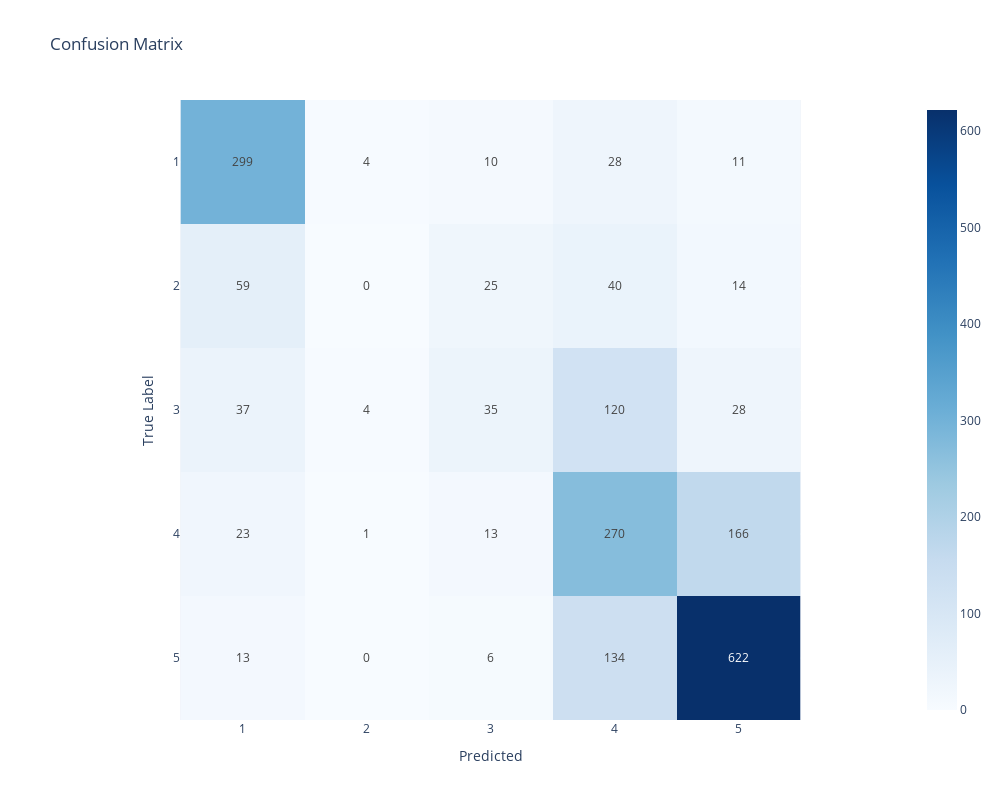

This figure's notebook cell:
### Markdown cell above
The report is composed of a classification report with several index that provide information about the model's performances and a confusion matrix :

### Code cell
baseline_model.class_report(class_labels)

### Figure 1 — Plotly figure (JSON) as saved in the notebook; plotly's stock layout.template omitted (floating-point values rounded to 4 significant figures)
{"data": [{"coloraxis": "coloraxis", "hovertemplate": "Predicted: %{x}<br>True Label: %{y}<br>color: %{z}<extra></extra>", "name": "0", "texttemplate": "%{z}", "type": "heatmap", "x": ["1", "2", "3", "4", "5"], "xaxis": "x", "y": ["1", "2", "3", "4", "5"], "yaxis": "y", "z": [[299, 4, 10, 28, 11], [59, 0, 25, 40, 14], [37, 4, 35, 120, 28], [23, 1, 13, 270, 166], [13, 0, 6, 134, 622]]}], "layout": {"coloraxis": {"colorscale": [[0, "rgb(247,251,255)"], [0.125, "rgb(222,235,247)"], [0.25, "rgb(198,219,239)"], [0.375, "rgb(158,202,225)"], [0.5, "rgb(107,174,214)"], [0.625, "rgb(66,146,198)"], [0.75, "rgb(33,113,181)"], [0.875, "rgb(8,81,156)"], [1, "rgb(8,48,107)"]]}, "height": 800, "title": {"text": "Confusion Matrix"}, "width": 1000, "xaxis": {"anchor": "y", "constrain": "domain", "domain": [0, 1], "scaleanchor": "y", "title": {"text": "Predicted"}}, "yaxis": {"anchor": "x", "autorange": "reversed", "constrain": "domain", "domain": [0, 1], "title": {"text": "True Label"}}}}
